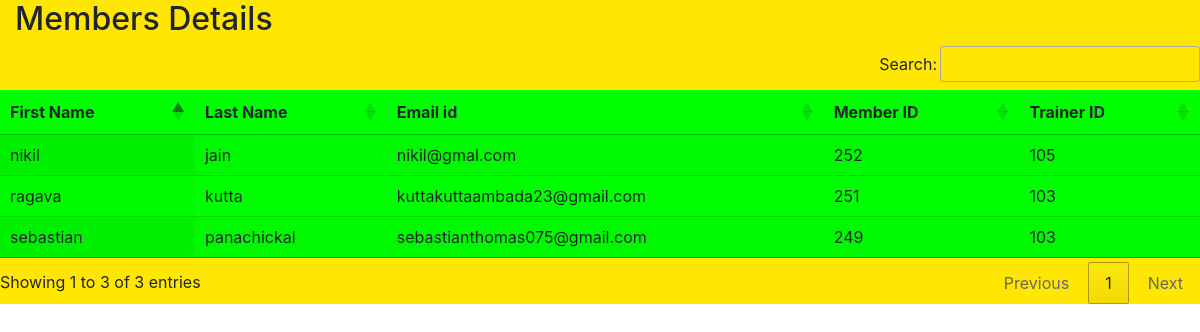
The page /gymdb/user_acc.php on the database its author committed.
### tables this page shows
CREATE TABLE `member` (
  `fname` varchar(40) NOT NULL,
  `lname` varchar(40) NOT NULL,
  `email` varchar(40) NOT NULL,
  `m_id` int(40) NOT NULL,
  `t_id` int(60) NOT NULL
);

### gymdb/func.php (the view, shortened to what this page needs)
<?php
$con=mysqli_connect("localhost","root","","gymdb");
 function get_patient_details(){
    global $con;
    $query="select * from member";
    $result=mysqli_query($con,$query);
    while ($row=mysqli_fetch_array($result)){
         $fname=$row ['fname'];
    $lname=$row['lname'];
    $email=$row['email'];
    $contact=$row['m_id'];
    $docapp=$row['t_id'];
      echo "<tr>
          <td>$fname</td>
        <td>$lname</td>
            <td>$email</td>
            <td>$contact</td>
          <td>$docapp</td>
        </tr>";
    }
}
?>

### rows shown on the page
member: fname "sebastian", lname "panachickal", email "sebastianthomas075@gmail.com", m_id "249", t "103"
member: fname "ragava", lname "kutta", email "kuttakuttaambada23@gmail.com", m_id "251", t "103"
member: fname "nikil", lname "jain", email "nikil@gmal.com", m_id "252", t "105"
